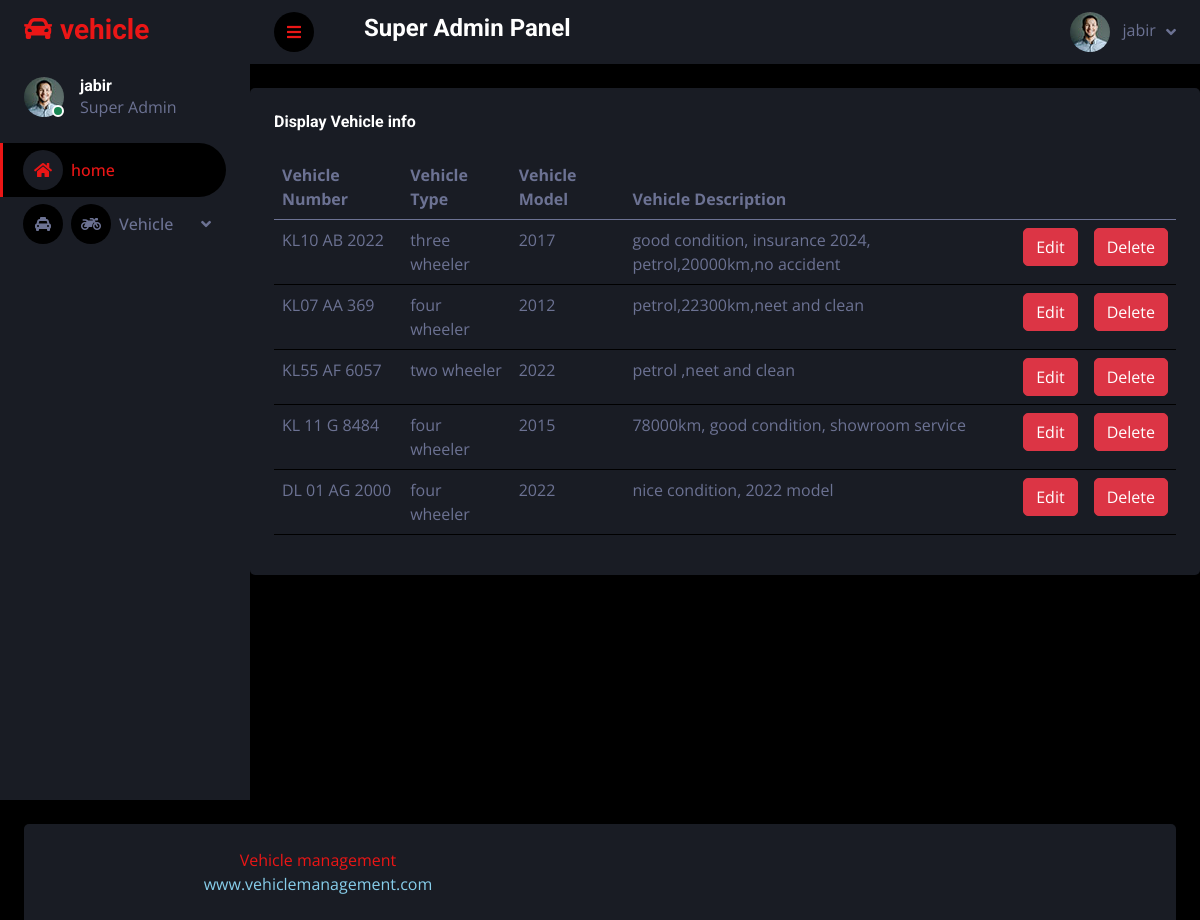
The page /vehicledisplay/ (signed in) on the database its author committed.
### backapp/models.py (models this page shows)
class vehicledb(models.Model):
    vname=models.CharField(max_length=100,null=True,blank=True)
    vtype=models.CharField(max_length=100,null=True,blank=True)
    vmodel=models.IntegerField(null=True,blank=True)
    vdescription=models.CharField(max_length=100,null=True,blank=True)

### backapp/views.py (the view)
# urls.py: path('vehicledisplay/',views.vehicledisplay,name="vehicledisplay"),
def vehicledisplay(req):
    data=vehicledb.objects.all()
    return render(req,"displayvehicle.html",{'data':data})

### backapp/templates/displayvehicle.html (shortened to what this page needs)
<!DOCTYPE html>
{% extends 'index.html' %}
{% block content %}
<html lang="en">
<head>
</head>
<body>
<div class="col-12">
                        <div class="bg-secondary rounded h-100 p-4">
                            <h6 class="mb-4">Display Vehicle info</h6>
                            <div class="table-responsive">
                                <table class="table">
                                    <thead>
                                        <tr>
                                            <th scope="col">Vehicle Number</th>
                                            <th scope="col">Vehicle Type</th>
                                            <th scope="col">Vehicle Model</th>
                                            <th scope="col">Vehicle Description</th>
                                            <th></th>
                                            <th></th>
                                        </tr>
                                    </thead>
                                    <tbody>
                                    {% for d in data %}
                                        <tr>
                                            <td>{{ d.vname }}</td>
                                            <td>{{ d.vtype }}</td>
                                            <td>{{ d.vmodel }}</td>
                                            <td>{{ d.vdescription }}</td>
                                            <td>
                                                <form method="post" action="{% url 'editvehi' dataid=d.id %}" enctype="multipart/form-data">
                                                <button type="submit" class="btn btn-danger">Edit</button>
                                                </form>
                                            </td>
                                                     <td>
                                                <form method="post" action="{% url 'deletevehicle' dataid=d.id %}" enctype="multipart/form-data">
                                                <button type="submit" class="btn btn-danger">Delete</button>
                                                </form>
                                            </td>
                                        </tr>
                                   {% endfor %}
                                    </tbody>
                                </table>
                            </div>
                        </div>
                    </div>
</body>
</html>
{% endblock %}

### backapp/templates/static/css/style.css (style rules this page uses)
:root { --primary: #EB1616; --secondary: #191C24; --light: #6C7293; --dark: #000000; }
.btn { transition: .5s; }

### rows shown on the page
vehicledb: vname "KL10 AB 2022", vtype "three wheeler", vmodel "2017", vdescription "good condition, insurance 2024, petrol,20000km,no accident"
vehicledb: vname "KL07 AA 369", vtype "four wheeler", vmodel "2012", vdescription "petrol,22300km,neet and clean"
vehicledb: vname "KL55 AF 6057", vtype "two wheeler", vmodel "2022", vdescription "petrol ,neet and clean"
vehicledb: vname "KL 11 G 8484", vtype "four wheeler", vmodel "2015", vdescription "78000km, good condition, showroom service"
vehicledb: vname "DL 01 AG 2000", vtype "four wheeler", vmodel "2022", vdescription "nice condition, 2022 model"

### other values the page prints
{{ request.session.username }} "jabir"
